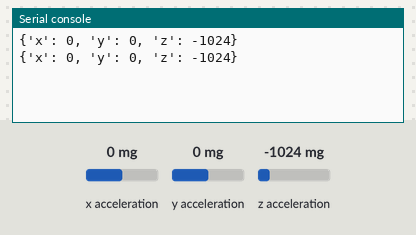
The program below on a simulated BBC micro:bit running MicroPython. Shown: the last lines printed to the serial console. The test bench sets the inputs (shaded band); at power-on: x acceleration 0 mg, y acceleration 0 mg, z acceleration -1024 mg.

Above: at 1.2 s.
1.3 s: x acceleration set to -1440 mg
At 2.6 s:
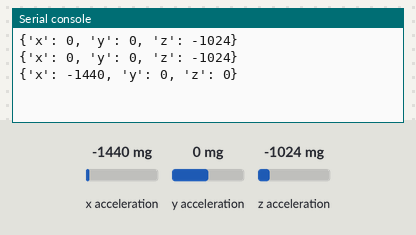
2.8 s: y acceleration set to -1440 mg
At 3.8 s:
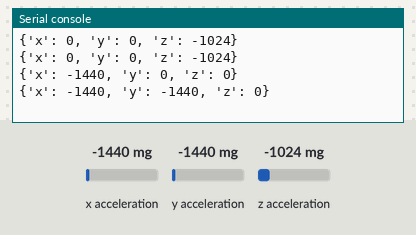
4.3 s: z acceleration set to -1440 mg
At 5.5 s:
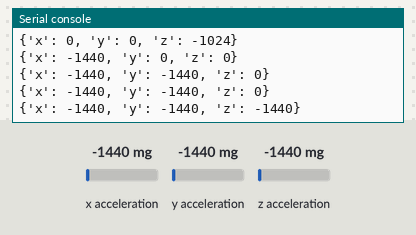
Timing chart, 0 to 7.3 s (numbered marks = the images above; inputs shaded):
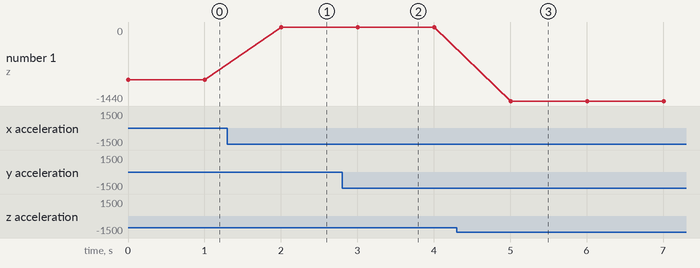

The program:

accelerometer_send.py
```python
# Imports go at the top
from microbit import *

uart.init(115200)

while True:
    values = {
        "x": accelerometer.get_x(),
        "y": accelerometer.get_y(),
        "z": accelerometer.get_z()
    }

    print(values)
    sleep(1000)
```

Measured:
- after the input at 1.3 s, the serial console: prints a new line after 0.70 s (image 1)
- after the input at 2.8 s, the serial console: prints a new line after 0.20 s (image 2)
- after the input at 4.3 s, the serial console: prints a new line after 0.71 s (image 3)
